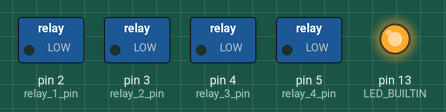
Simulated run of this sketch. Board: Arduino Uno, built with avr-gcc and run on an emulated ATmega328P. Shown: switched loads named in the sketch (green lamp = pin HIGH), output pins drawn as LEDs (lit = HIGH).

Above: at 0.01 s.
At 1.1 s:
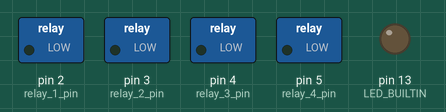
Timing chart, 0 to 2.6 s (numbered marks = the images above):
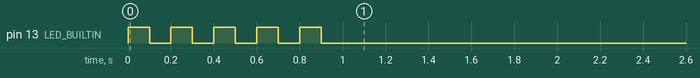

The sketch:

relay_setter.ino
```cpp
#include <elapsedMillis.h>

#define BAUDRATE 9600 // Serial baudrate
#define SIZE 6 // Size of incoming data in bytes

#define number_of_relays 4
#define relay_1_pin 2
#define relay_2_pin 3
#define relay_3_pin 4
#define relay_4_pin 5
#define relay_1_index 0
#define relay_2_index 1
#define relay_3_index 2
#define relay_4_index 3

void changeAllRelayStates(bool state);
void updateAllRelays();
void blinks(int n, int d);

const byte relay_pins[] = {relay_1_pin,relay_2_pin,relay_3_pin,relay_4_pin};
bool relay_states[] = {false,false,false,false};

// Serial data in will be 6 bytes: SOM, R1,R2,R3,R4, EOM
// where: Ri = 0 means off, 1 on.
// special bytes:
// SOM (start of message): 250, EOM (end of message): 251

// Byte array to hold incoming serial data
byte incoming_bytes[SIZE];

const int timeout_ms = 500;

// Timer for communications problems check
elapsedMillis timer0;

void setup(void)
{
  // Blink to show that arduino is starting as expected.
  pinMode(LED_BUILTIN, OUTPUT);
  blinks(5, 100);

  // Initialize relay pins
  for(int i=0;i<number_of_relays;i++){
    pinMode(relay_pins[i],OUTPUT);
  }
  // Initialize serial
  Serial.begin(BAUDRATE);
}

bool badMessage = false;

void loop(void)
{
  // Clear bytes array
  for (int i = 0; i < SIZE; i++) {
    incoming_bytes[i] = 0;
  }

  // Check for connection problems, if nothing in for more than .5 secs turn off all relays.
  while (true) {
    if (timer0 > timeout_ms) { // check that we haven't run out of time.
      timer0 = 0;
      changeAllRelayStates(false);
      updateAllRelays();
    }
    if(Serial.available() > 0){ // search for SOM
      if(Serial.read() == 250){
        incoming_bytes[0] = 250;
        break;
      }
    }
  }

  // We now have SOM. Wait for complete message to arrive.
  while (Serial.available() < SIZE-1){
    if (timer0 > timeout_ms) { // check that we haven't run out of time.
      timer0 = 0;
      changeAllRelayStates(false);
      updateAllRelays();
    }
  }
  // Buffer ready to parse!
  for (int i = 1; i < SIZE; i++) {
      incoming_bytes[i] = Serial.read();
  }

  // If serial data looks ok, fill data array
  if (incoming_bytes[SIZE - 1] == 251) {
      for(int i=0;i<number_of_relays;i++){
        if(incoming_bytes[i+1] == 0)          // offset because of SOM
          relay_states[i] = false;
        else if(incoming_bytes[i+1] == 1)     // offset because of SOM
          relay_states[i] = true;
        else{                                 // part of message is bad, force all to off.
          changeAllRelayStates(false);        // then break out of loop to update pins.
          break;
        }
      }
      blinks(3, 50);
      updateAllRelays();

  } else {
    //turn off all relays, message bad.
    changeAllRelayStates(false);
    updateAllRelays();
  }
  timer0 = 0;
}


void blinks(int n, int d) {
  for(int i=0;i<n;i++){
      digitalWrite(LED_BUILTIN, HIGH);
      delay(d);
      digitalWrite(LED_BUILTIN, LOW);
      delay(d);
  }
}

void changeAllRelayStates(bool state){
  //blinks(1, 300);
  for(int i=0;i<number_of_relays;i++){
    relay_states[i]=state;
  }
}

void updateAllRelays() {
  ///blinks(3, 50);
  for(int i=0;i<number_of_relays;i++){
    if(relay_states[i])
      digitalWrite(relay_pins[i], HIGH);
    else
      digitalWrite(relay_pins[i], LOW);
  }
}
```
